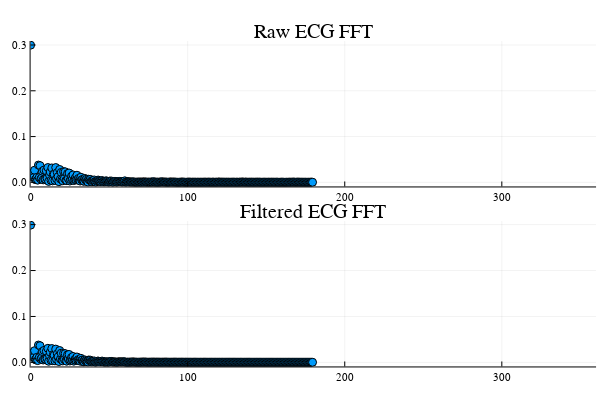

The notebook cell saved with this chart:
### Markdown cell above
7. plot the Fourier Transforms

### Code cell
frequencies = ((-N/2):(N/2-1)) * fs / N

p1 = plot(frequencies, abs.(F), seriestype = :scatter, title="Raw ECG FFT", xlim=(0,360))
p2 = plot(frequencies, abs.(F_filtered), seriestype = :scatter, title="Filtered ECG FFT", xlim=(0,360))
plot(p1, p2, layout=(2,1), label="")

### Figure 1 — Plotly figure (JSON) as saved in the notebook; plotly's stock layout.template omitted (floating-point values rounded to 4 significant figures; data arrays with more than 128 entries replaced by an {"elided": "..."} marker saying what was removed)
{"data": [{"colorbar": {"title": {"text": ""}}, "legendgroup": "", "marker": {"color": "rgba(0, 154, 250, 1.000)", "line": {"color": "rgba(0, 0, 0, 1)", "width": 1}, "size": 8, "symbol": "circle"}, "mode": "markers", "name": "", "showlegend": false, "type": "scatter", "x": {"elided": "720 float values"}, "xaxis": "x", "y": {"elided": "720 float values"}, "yaxis": "y", "zmax": null, "zmin": null}, {"colorbar": {"title": {"text": ""}}, "legendgroup": "", "marker": {"color": "rgba(0, 154, 250, 1.000)", "line": {"color": "rgba(0, 0, 0, 1)", "width": 1}, "size": 8, "symbol": "circle"}, "mode": "markers", "name": "", "showlegend": false, "type": "scatter", "x": {"elided": "720 float values"}, "xaxis": "x2", "y": {"elided": "720 float values"}, "yaxis": "y2", "zmax": null, "zmin": null}], "layout": {"annotations": [{"font": {"color": "rgba(0, 0, 0, 1)", "family": "sans-serif", "size": 20}, "rotation": 0, "showarrow": false, "text": "Raw ECG FFT", "x": 0.5222, "xanchor": "center", "xref": "paper", "y": 1, "yanchor": "top", "yref": "paper"}, {"font": {"color": "rgba(0, 0, 0, 1)", "family": "sans-serif", "size": 20}, "rotation": 0, "showarrow": false, "text": "Filtered ECG FFT", "x": 0.5222, "xanchor": "center", "xref": "paper", "y": 0.5, "yanchor": "top", "yref": "paper"}], "height": 400, "legend": {"bgcolor": "rgba(255, 255, 255, 1.000)", "bordercolor": "rgba(0, 0, 0, 1)", "borderwidth": 1, "font": {"color": "rgba(0, 0, 0, 1)", "family": "sans-serif", "size": 11}, "title": {"font": {"color": "rgba(0, 0, 0, 1)", "family": "sans-serif", "size": 15}, "text": ""}, "tracegroupgap": 0, "traceorder": "normal", "x": 1, "xanchor": "auto", "y": 1, "yanchor": "auto"}, "margin": {"b": 20, "l": 0, "r": 0, "t": 20}, "paper_bgcolor": "rgba(255, 255, 255, 1.000)", "plot_bgcolor": "rgba(255, 255, 255, 1.000)", "showlegend": true, "width": 600, "xaxis": {"anchor": "y", "domain": [0.05101, 0.9934], "gridcolor": "rgba(0, 0, 0, 0.1)", "gridwidth": 0.5, "linecolor": "rgba(0, 0, 0, 1)", "mirror": false, "range": [0, 360], "showgrid": true, "showline": true, "showticklabels": true, "tickangle": 0, "tickcolor": "rgb(0, 0, 0)", "tickfont": {"color": "rgba(0, 0, 0, 1)", "family": "sans-serif", "size": 11}, "tickmode": "array", "ticks": "inside", "ticktext": ["0", "100", "200", "300"], "tickvals": [0, 100, 200, 300], "title": {"font": {"color": "rgba(0, 0, 0, 1)", "family": "sans-serif", "size": 15}, "text": ""}, "type": "linear", "visible": true, "zeroline": false, "zerolinecolor": "rgba(0, 0, 0, 1)"}, "xaxis2": {"anchor": "y2", "domain": [0.05101, 0.9934], "gridcolor": "rgba(0, 0, 0, 0.1)", "gridwidth": 0.5, "linecolor": "rgba(0, 0, 0, 1)", "mirror": false, "range": [0, 360], "showgrid": true, "showline": true, "showticklabels": true, "tickangle": 0, "tickcolor": "rgb(0, 0, 0)", "tickfont": {"color": "rgba(0, 0, 0, 1)", "family": "sans-serif", "size": 11}, "tickmode": "array", "ticks": "inside", "ticktext": ["0", "100", "200", "300"], "tickvals": [0, 100, 200, 300], "title": {"font": {"color": "rgba(0, 0, 0, 1)", "family": "sans-serif", "size": 15}, "text": ""}, "type": "linear", "visible": true, "zeroline": false, "zerolinecolor": "rgba(0, 0, 0, 1)"}, "yaxis": {"anchor": "x", "domain": [0.5376, 0.9415], "gridcolor": "rgba(0, 0, 0, 0.1)", "gridwidth": 0.5, "linecolor": "rgba(0, 0, 0, 1)", "mirror": false, "range": [-0.008974, 0.3087], "showgrid": true, "showline": true, "showticklabels": true, "tickangle": 0, "tickcolor": "rgb(0, 0, 0)", "tickfont": {"color": "rgba(0, 0, 0, 1)", "family": "sans-serif", "size": 11}, "tickmode": "array", "ticks": "inside", "ticktext": ["0.0", "0.1", "0.2", "0.3"], "tickvals": [0, 0.1, 0.2, 0.3], "title": {"font": {"color": "rgba(0, 0, 0, 1)", "family": "sans-serif", "size": 15}, "text": ""}, "type": "linear", "visible": true, "zeroline": false, "zerolinecolor": "rgba(0, 0, 0, 1)"}, "yaxis2": {"anchor": "x2", "domain": [0.03762, 0.4415], "gridcolor": "rgba(0, 0, 0, 0.1)", "gridwidth": 0.5, "linecolor": "rgba(0, 0, 0, 1)", "mirror": false, "range": [-0.008798, 0.3078], "showgrid": true, "showline": true, "showticklabels": true, "tickangle": 0, "tickcolor": "rgb(0, 0, 0)", "tickfont": {"color": "rgba(0, 0, 0, 1)", "family": "sans-serif", "size": 11}, "tickmode": "array", "ticks": "inside", "ticktext": ["0.0", "0.1", "0.2", "0.3"], "tickvals": [0, 0.1, 0.2, 0.3], "title": {"font": {"color": "rgba(0, 0, 0, 1)", "family": "sans-serif", "size": 15}, "text": ""}, "type": "linear", "visible": true, "zeroline": false, "zerolinecolor": "rgba(0, 0, 0, 1)"}}}
